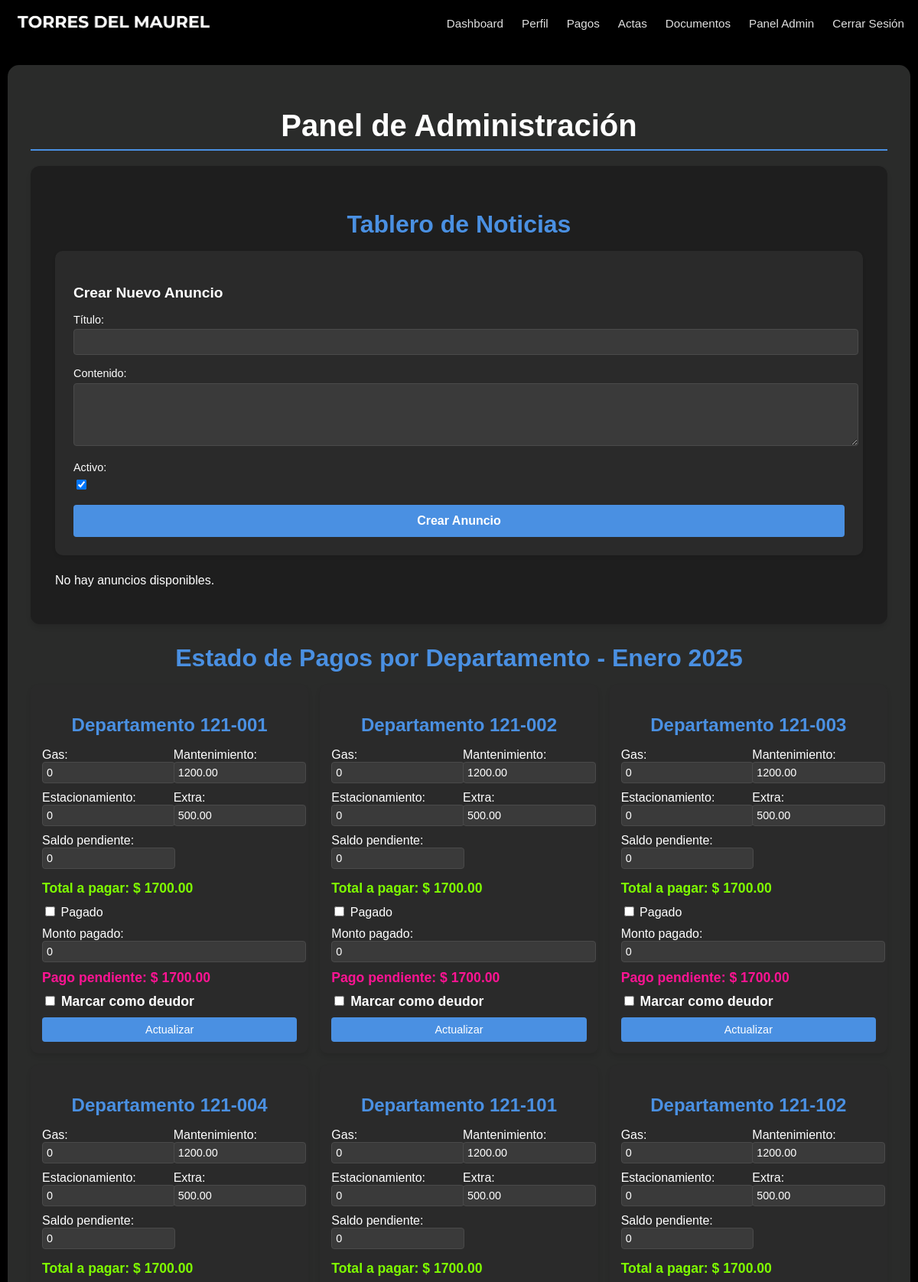
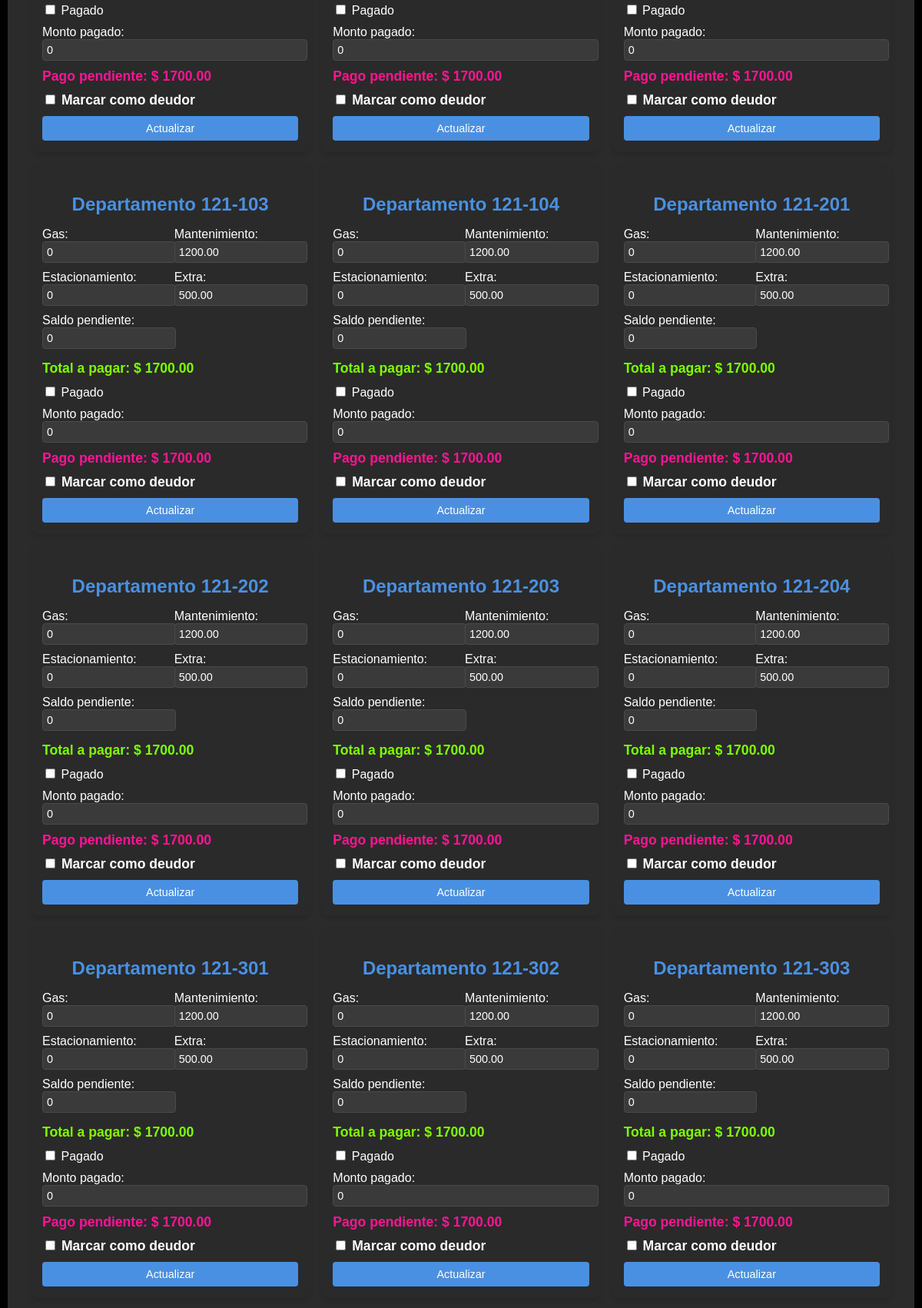
The app's page /panel/ (signed in, upper part) with its own data (2 pictures, top to bottom).
### website/models.py (models this page shows, shortened)
class CustomUser(AbstractUser):
    apartment_number = models.CharField(max_length=7, unique=True, null=True, blank=True)
    email = models.EmailField(unique=True)
    phone_number = models.CharField(max_length=15, blank=True, null=True)
    is_first_login = models.BooleanField(default=True)
    is_debtor = models.BooleanField(default=False)
    groups = models.ManyToManyField(
        Group,
        verbose_name='groups',
        blank=True,
        help_text='The groups this user belongs to.',
        related_name='customuser_set',
        related_query_name='customuser',
    )
    user_permissions = models.ManyToManyField(
        Permission,
        verbose_name='user permissions',
        blank=True,
        help_text='Specific permissions for this user.',
        related_name='customuser_set',
        related_query_name='customuser',
    )

class MonthlyFees(models.Model):
    user = models.ForeignKey(CustomUser, on_delete=models.CASCADE, related_name='monthly_fees')
    month = models.DateField()
    gas_fee = models.DecimalField(max_digits=10, decimal_places=2, default=0)
    maintenance_fee = models.DecimalField(max_digits=10, decimal_places=2, default=1200)
    parking_fee = models.DecimalField(max_digits=10, decimal_places=2, default=0)
    extra_fee = models.DecimalField(max_digits=10, decimal_places=2, default=500)
    past_due = models.DecimalField(max_digits=10, decimal_places=2, default=0)
    is_paid = models.BooleanField(default=False)
    paid_amount = models.DecimalField(max_digits=10, decimal_places=2, default=0)
    class Meta:
        unique_together = ('user', 'month')
    @property
    def total_fee(self):
        return self.gas_fee + self.maintenance_fee + self.parking_fee + self.extra_fee + self.past_due
    @property
    def remaining_amount(self):
        return self.total_fee - self.paid_amount

### website/views.py (the view, shortened to what this page needs)
# urls.py: path('panel/', views.panel, name='panel'),
@login_required
@user_passes_test(lambda u: u.is_staff)
def panel(request):
    apartments = CustomUser.objects.filter(apartment_number__isnull=False).order_by('apartment_number')
    current_month = timezone.now().date().replace(day=1)
    announcements = Announcement.objects.all().order_by('-created_at')
    for apartment in apartments:
        MonthlyFees.objects.get_or_create(user=apartment, month=current_month)
    context = {
        'apartments': apartments,
        'current_month': current_month,
        'announcements': announcements,
        'announcement_form': AnnouncementForm(),
    }
    return render(request, 'panel.html', context)

### website/forms.py
class AnnouncementForm(forms.ModelForm):
    class Meta:
        model = Announcement
        fields = ['title', 'content', 'is_active']
        widgets = {
            'content': forms.Textarea(attrs={'rows': 4}),
        }
        labels = {
            'title': 'Título',
            'content': 'Contenido',
            'is_active': 'Activo',
        }

### website/templates/panel.html (shortened to what this page needs)
{% extends "base.html" %}
{% load static %}
{% block extra_css %}
<link rel="stylesheet" href="{% static 'css/panel.css' %}">
{% endblock %}
{% block content %}
<div class="admin-panel">
    <h1>Panel de Administración</h1>
    <div class="announcements-section">
        <h2>Tablero de Noticias</h2>
        <form class="announcement-form" method="post" action="{% url 'panel' %}">
            <h3>Crear Nuevo Anuncio</h3>
            {{ announcement_form.as_p }}
            <button type="submit" name="create_announcement">Crear Anuncio</button>
        </form>
        {% if announcements %}
            <ul class="announcements-list">
                {% for announcement in announcements %}
                    <li class="announcement-item">
                        <h3>{{ announcement.title }}</h3>
                        <p>{{ announcement.content }}</p>
                        <p>Creado el: {{ announcement.created_at|date:"d/m/Y H:i" }}</p>
                        <p>Estado: {% if announcement.is_active %}Activo{% else %}Inactivo{% endif %}</p>
                        <h3>Editar Anuncio</h3>
                        <form method="post" action="{% url 'panel' %}">
                            {% csrf_token %}
                            <input type="hidden" name="announcement_id" value="{{ announcement.id }}">
                            <input type="text" name="title" value="{{ announcement.title }}">
                            <textarea name="content">{{ announcement.content }}</textarea>
                            <input type="checkbox" name="is_active" {% if announcement.is_active %}checked{% endif %}>
                            <button type="submit" name="edit_announcement">Editar</button>
                        </form>
                        <form method="post" action="{% url 'panel' %}" onsubmit="return confirm('¿Está seguro de que desea eliminar este anuncio?')">
                            {% csrf_token %}
                            <input type="hidden" name="announcement_id" value="{{ announcement.id }}">
                            <button type="submit" name="delete_announcement">Eliminar</button>
                        </form>
                    </li>
                {% endfor %}
            </ul>
        {% else %}
            <p>No hay anuncios disponibles.</p>
        {% endif %}
    </div>
    <div class="apartments-section">
        <h2>Estado de Pagos por Departamento - {{ current_month|date:"F Y" }}</h2>
        <div class="apartments-list">
            {% for apartment in apartments %}
                {% if apartment.apartment_number %}
                    <div class="apartment-card">
                        <h3>Departamento {{ apartment.apartment_number }}</h3>
                        <form method="post">
                            <div class="fee-group">
                                <div class="fee-item">
                                    <label>Gas:</label>
                                    <input type="number" name="gas_fee" value="{{ apartment.monthly_fees.last.gas_fee|default:0 }}" step="0.01" class="fee-input">
                                </div>
                                <div class="fee-item">
                                    <label>Mantenimiento:</label>
                                    <input type="number" name="maintenance_fee" value="{{ apartment.monthly_fees.last.maintenance_fee|default:1200 }}" step="0.01" class="fee-input">
                                </div>
                                <div class="fee-item">
                                    <label>Estacionamiento:</label>
                                    <input type="number" name="parking_fee" value="{{ apartment.monthly_fees.last.parking_fee|default:0 }}" step="0.01" class="fee-input">
                                </div>
                                <div class="fee-item">
                                    <label>Extra:</label>
                                    <input type="number" name="extra_fee" value="{{ apartment.monthly_fees.last.extra_fee|default:500 }}" step="0.01" class="fee-input">
                                </div>
                                <div class="fee-item">
                                    <label>Saldo pendiente:</label>
                                    <input type="number" name="past_due" value="{{ apartment.monthly_fees.last.past_due|default:0 }}" step="0.01" class="fee-input">
                                </div>
                            </div>
                            <div class="total-amount">
                                Total a pagar: $ <span class="total-value">{{ apartment.monthly_fees.last.total_fee|default:0 }}</span>
                            </div>
                            <div class="payment-status">
                                <label class="checkbox-container">
                                    <input type="checkbox" name="is_paid" {% if apartment.monthly_fees.last.is_paid %}checked{% endif %}>
                                    Pagado
                                </label>
                            </div>
                            <div class="paid-amount">
                                <label>Monto pagado:</label>
                                <input type="number" name="paid_amount" value="{{ apartment.monthly_fees.last.paid_amount|default:0 }}" step="0.01" class="fee-input paid-amount-input">
                            </div>
                            <div class="pending-payment">
                                <label>Pago pendiente: $</label>
                                <span class="pending-value">{{ apartment.monthly_fees.last.remaining_amount|default:0 }}</span>
                            </div>
                            <div class="is-debtor">
                                <input type="checkbox" name="is_debtor" id="is_debtor_{{ apartment.id }}" {% if apartment.is_debtor %}checked{% endif %}>
                                <label for="is_debtor_{{ apartment.id }}">Marcar como deudor</label>
                            </div>
                            <button type="submit" class="update-btn">Actualizar</button>
                        </form>
                    </div>
                {% endif %}
            {% endfor %}
        </div>
    </div>
</div>
{% endblock %}

### website/templates/base.html (shortened to what this page needs)
<!DOCTYPE html>
<html lang="en">
<head>
    {% load static %}
    <link rel="stylesheet" href="{% static 'css/base.css' %}">
    {% block extra_css %}{% endblock %}
</head>
<body>
    <nav class="navbar">
        <div class="container navbar-content">
            <div class="navbar-left">
                <div class="logo-container">
                    <a href="{% url 'home' %}" class="logo-box">
                        <img src="{% static 'images/Maurel.png' %}" alt="Maurel_logo" class="logo">
                    </a>
                </div>
            </div>
            <div class="navbar-right navbar-menu">
                {% if user.is_authenticated %}
                    <a href="{% url 'dashboard' %}">Dashboard</a>
                    <a href="{% url 'profile' %}">Perfil</a>
                    <a href="{% url 'pagos' %}">Pagos</a>
                    <a href="{% url 'qys' %}">Actas</a>
                    <a href="{% url 'documentos' %}">Documentos</a>
                    {% if user.is_staff or user.is_staff %}
                        <a href="{% url 'panel' %}">Panel Admin</a>
                    {% endif %}
                    <a href="{% url 'logout' %}">Cerrar Sesión</a>
                {% else %}
                    <a href="{% url 'login' %}">Iniciar Sesión</a>
                {% endif %}
            </div>
        </div>
    </nav>
    <div class="container" role="main">
        {% block content %}
        {% endblock %}
    </div>
</body>
</html>

### website/static/css/base.css (style rules this page uses)
body { font-family: Arial, sans-serif; background-color: black; margin: 0; padding: 0; }
.navbar { background-color: black; position: fixed; top: 0; left: 0; right: 0; z-index: 1000; }
.container { width: 100%; max-width: 1200px; margin: 0 auto; padding: 0 15px; box-sizing: border-box; }
.navbar-content { background-color: black; display: flex; justify-content: space-between; align-items: center; padding: 0.5rem 0; min-height: 60px; }
.logo-container { display: flex; align-items: center; }
.logo { max-height: 40px; }
.navbar-right { display: flex; gap: 0.5rem; }
.navbar-menu a { color: #e0e0e0; text-decoration: none; padding: 0.3rem 0.5rem; font-size: 0.95rem; transition: color 0.3s ease, background-color 0.3s ease; }
@media (max-width: 1200px) { .container { padding: 0 10px; } }

### records on screen
CustomUser: apartment_number "121-001", gas_fee "0", maintenance_fee "1200.00", parking_fee "0", extra_fee "500.00", past_due "0", monthly_fees.last.total_fee "1700.00", paid_amount "0", monthly_fees.last.remaining_amount "1700.00"
CustomUser: apartment_number "121-002", gas_fee "0", maintenance_fee "1200.00", parking_fee "0", extra_fee "500.00", past_due "0", monthly_fees.last.total_fee "1700.00", paid_amount "0", monthly_fees.last.remaining_amount "1700.00"
CustomUser: apartment_number "121-003", gas_fee "0", maintenance_fee "1200.00", parking_fee "0", extra_fee "500.00", past_due "0", monthly_fees.last.total_fee "1700.00", paid_amount "0", monthly_fees.last.remaining_amount "1700.00"
CustomUser: apartment_number "121-004", gas_fee "0", maintenance_fee "1200.00", parking_fee "0", extra_fee "500.00", past_due "0", monthly_fees.last.total_fee "1700.00", paid_amount "0", monthly_fees.last.remaining_amount "1700.00"
CustomUser: apartment_number "121-101", gas_fee "0", maintenance_fee "1200.00", parking_fee "0", extra_fee "500.00", past_due "0", monthly_fees.last.total_fee "1700.00", paid_amount "0", monthly_fees.last.remaining_amount "1700.00"
CustomUser: apartment_number "121-102", gas_fee "0", maintenance_fee "1200.00", parking_fee "0", extra_fee "500.00", past_due "0", monthly_fees.last.total_fee "1700.00", paid_amount "0", monthly_fees.last.remaining_amount "1700.00"
CustomUser: apartment_number "121-103", gas_fee "0", maintenance_fee "1200.00", parking_fee "0", extra_fee "500.00", past_due "0", monthly_fees.last.total_fee "1700.00", paid_amount "0", monthly_fees.last.remaining_amount "1700.00"
CustomUser: apartment_number "121-104", gas_fee "0", maintenance_fee "1200.00", parking_fee "0", extra_fee "500.00", past_due "0", monthly_fees.last.total_fee "1700.00", paid_amount "0", monthly_fees.last.remaining_amount "1700.00"
CustomUser: apartment_number "121-201", gas_fee "0", maintenance_fee "1200.00", parking_fee "0", extra_fee "500.00", past_due "0", monthly_fees.last.total_fee "1700.00", paid_amount "0", monthly_fees.last.remaining_amount "1700.00"
CustomUser: apartment_number "121-202", gas_fee "0", maintenance_fee "1200.00", parking_fee "0", extra_fee "500.00", past_due "0", monthly_fees.last.total_fee "1700.00", paid_amount "0", monthly_fees.last.remaining_amount "1700.00"
CustomUser: apartment_number "121-203", gas_fee "0", maintenance_fee "1200.00", parking_fee "0", extra_fee "500.00", past_due "0", monthly_fees.last.total_fee "1700.00", paid_amount "0", monthly_fees.last.remaining_amount "1700.00"
CustomUser: apartment_number "121-204", gas_fee "0", maintenance_fee "1200.00", parking_fee "0", extra_fee "500.00", past_due "0", monthly_fees.last.total_fee "1700.00", paid_amount "0", monthly_fees.last.remaining_amount "1700.00"
CustomUser: apartment_number "121-301", gas_fee "0", maintenance_fee "1200.00", parking_fee "0", extra_fee "500.00", past_due "0", monthly_fees.last.total_fee "1700.00", paid_amount "0", monthly_fees.last.remaining_amount "1700.00"
CustomUser: apartment_number "121-302", gas_fee "0", maintenance_fee "1200.00", parking_fee "0", extra_fee "500.00", past_due "0", monthly_fees.last.total_fee "1700.00", paid_amount "0", monthly_fees.last.remaining_amount "1700.00"
CustomUser: apartment_number "121-303", gas_fee "0", maintenance_fee "1200.00", parking_fee "0", extra_fee "500.00", past_due "0", monthly_fees.last.total_fee "1700.00", paid_amount "0", monthly_fees.last.remaining_amount "1700.00"

### other values on screen
{{ current_month|date:"F Y" }} "Enero 2025"
